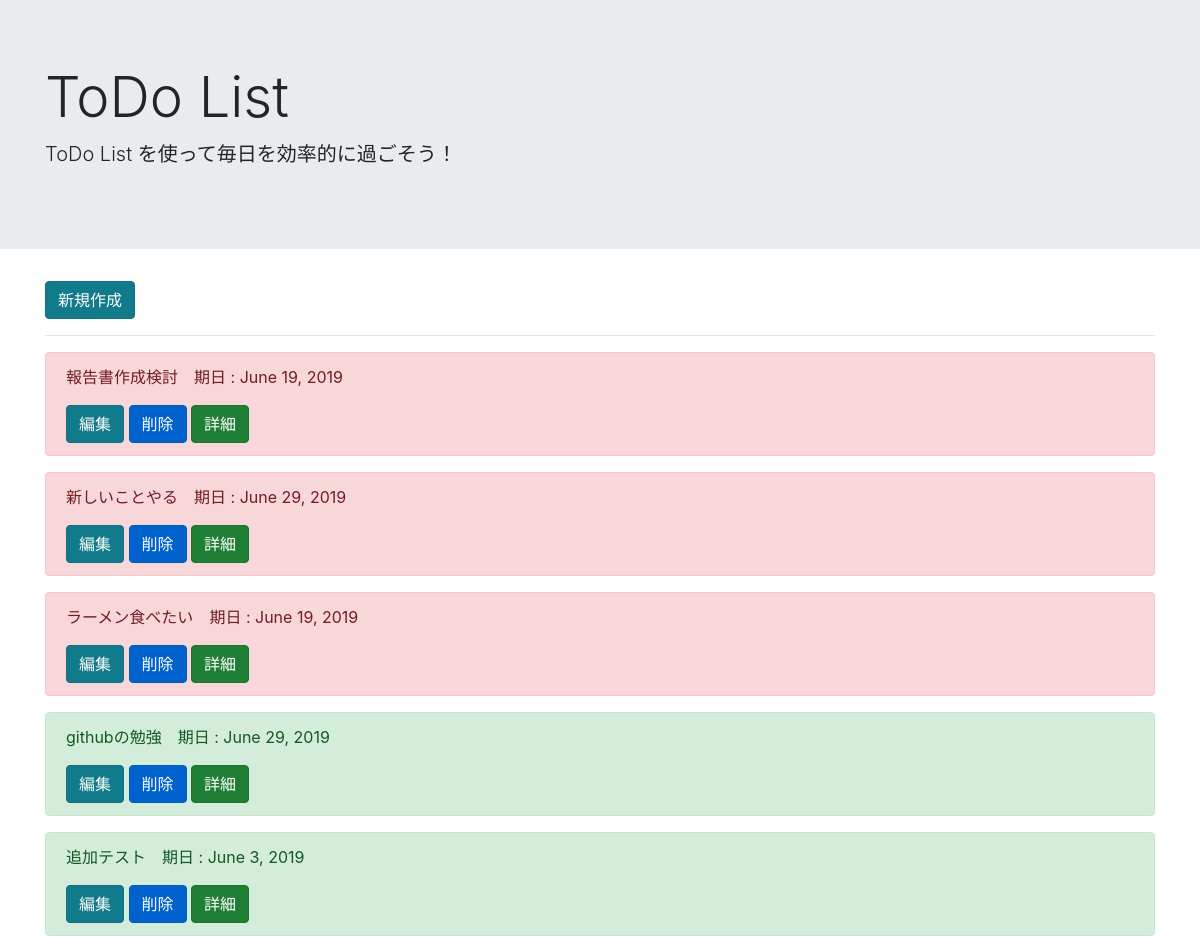
The page /list/ on the database as committed earlier.
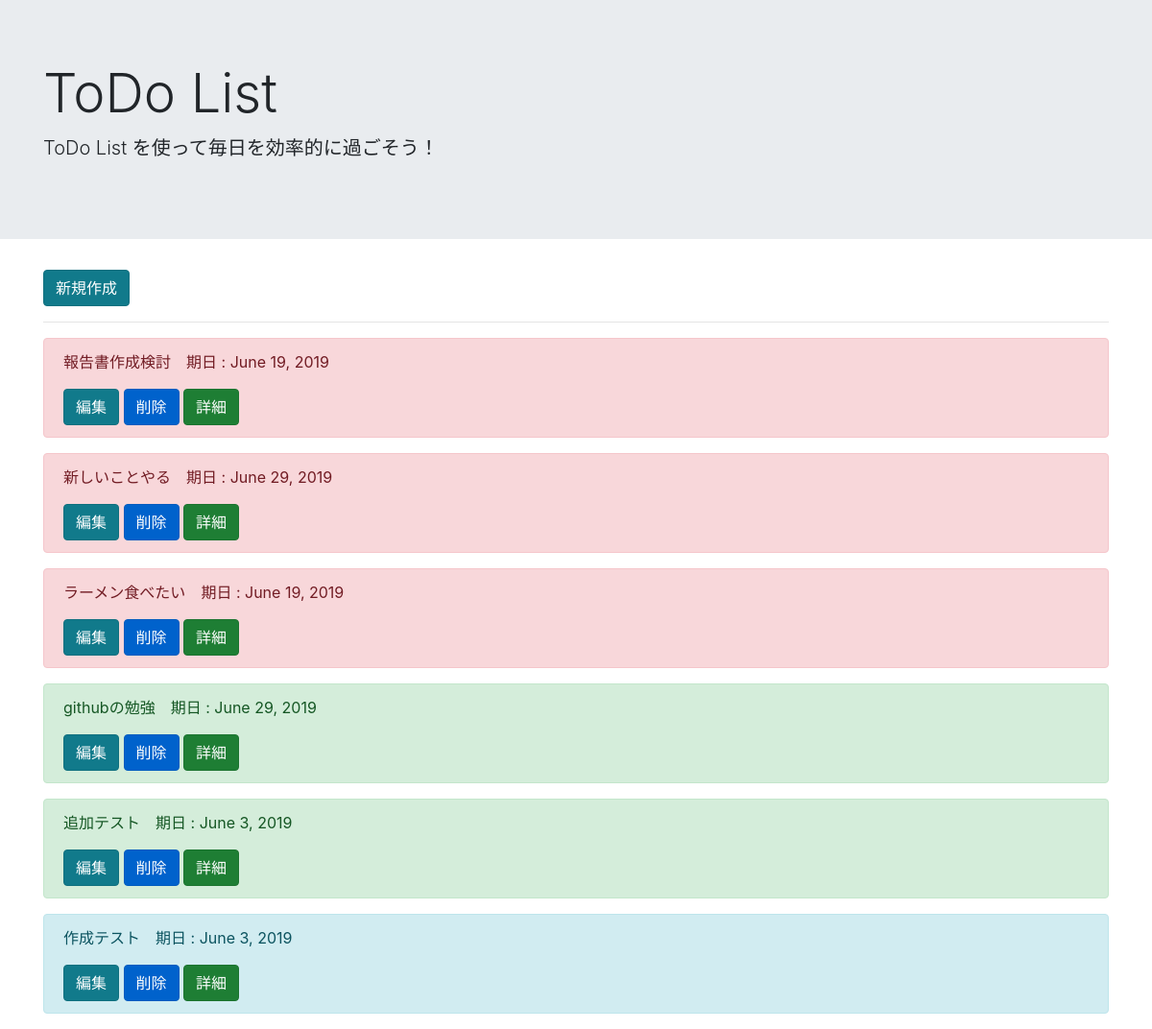
The same page on the database as committed later.
### todo/models.py (models this page shows, shortened)
class TodoModel(models.Model):
    title = models.CharField(max_length=100)
    memo = models.TextField()
    priority = models.CharField(
        max_length=50,
        choices=PRIORITY,
    )
    duedate = models.DateField()

### todo/views.py (the view)
# urls.py: path('list/',  TodoList.as_view(), name='todo_list'),
class TodoList(ListView):
    template_name = 'list.html'
    model = TodoModel

### templates/list.html
{% extends 'base.html' %}
{% block header %}
<div class="jumbotron jumbotron-fluid">
  <div class="container">
    <h1 class="display-4">ToDo List</h1>
    <p class="lead">ToDo List を使って毎日を効率的に過ごそう！</p>
  </div>
</div>
{% endblock %}
{% block content %}
    <div class='container'>
        <a href="{% url 'todo:todo_create' %}" class="btn btn-info active" role="button" aria-pressed="true">新規作成</a>
        <br>
        <Hr>
        {% for item in object_list %}
            <div class="alert alert-{{ item.priority }}" role="alert">
                <p>{{ item.title }}　期日 : {{ item.duedate }}</p>
                <a href="{% url 'todo:todo_update' item.pk %}" class="btn btn-info active" role="button" aria-pressed="true">編集</a>
                <a href="{% url 'todo:todo_delete' item.pk %}" class="btn btn-primary active" role="button" aria-pressed="true">削除</a>
                <a href="{% url 'todo:todo_detail' item.pk %}" class="btn btn-success active" role="button" aria-pressed="true">詳細</a>
            </div>
        {% endfor %}
    </div>
{% endblock content %}

### templates/base.html (shortened to what this page needs)
<!doctype html>
<html lang="ja">
  <head>
    <link rel="stylesheet" href="https://stackpath.bootstrapcdn.com/bootstrap/4.3.1/css/bootstrap.min.css">
  </head>
  <body>
    {% block header %}
    {% endblock header %}
    {% block content %}
    {% endblock content %}
  </body>
</html>

Rows that differ between the two databases and show on the page:
added TodoModel: title "作成テスト", duedate "June 3, 2019", priority "info" (drawn)
